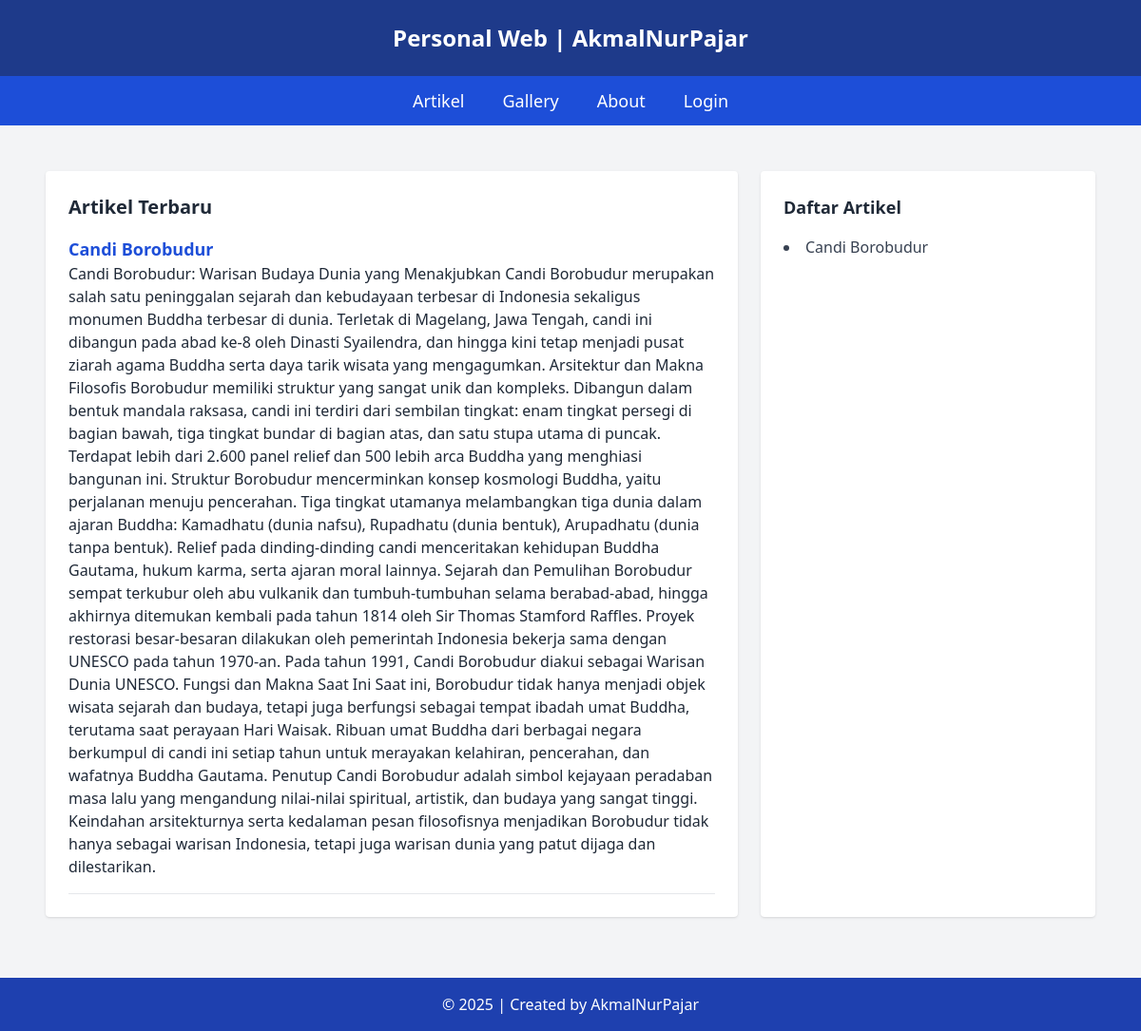
The page / on the database its author committed.
### tables this page shows
CREATE TABLE `tbl_artikel` (
  `id_artikel` int(5) NOT NULL,
  `nama_artikel` text NOT NULL,
  `isi_artikel` text NOT NULL
);

### index.php (the view, shortened to what this page needs)
<?php include "koneksi.php"; ?>
<!DOCTYPE html>
<html lang="en">
<head>
    <script src="https://cdn.tailwindcss.com"></script>
</head>
<body class="bg-gray-100 text-gray-800 font-sans">
<header class="bg-blue-900 text-white text-center p-6 text-2xl font-bold">
Personal Web | AkmalNurPajar
</header>
<nav class="bg-blue-700 text-white py-3">
    <ul class="flex justify-center space-x-10 font-medium text-lg">
        <li><a href="index.php" class="hover:underline">Artikel</a></li>
        <li><a href="gallery.php" class="hover:underline">Gallery</a></li>
        <li><a href="about.php" class="hover:underline">About</a></li>
        <li><a href="admin/login.php" class="hover:underline">Login</a></li>
    </ul>
</nav>
<main class="max-w-6xl mx-auto p-6 grid grid-cols-1 md:grid-cols-3 gap-6
mt-6">
<section class="md:col-span-2 bg-white p-6 rounded shadow">
    <h2 class="text-xl font-bold mb-4">Artikel Terbaru</h2>
    <div class="space-y-4">
<?php
$sql = "SELECT * FROM tbl_artikel ORDER BY id_artikel DESC";
$query = mysqli_query($db, $sql);
while ($data = mysqli_fetch_array($query)) {
    echo "<div class='border-b pb-4'>";
    echo "<h3 class='text-lg font-semibold text-blue-700'>" .
    htmlspecialchars($data['nama_artikel']) . "</h3>";
    echo "<p>" . htmlspecialchars($data['isi_artikel']) . "</p>";
    echo "</div>";
}
?>
</div>
</section>
<aside class="bg-white p-6 rounded shadow">
    <h2 class="text-lg font-bold mb-4">Daftar Artikel</h2>
    <ul class="space-y-2 list-disc list-inside text-gray-700">
        <?php
        $sql = "SELECT * FROM tbl_artikel ORDER BY id_artikel DESC";
        $query = mysqli_query($db, $sql);
        while ($data = mysqli_fetch_array($query)) {
            echo "<li>" . htmlspecialchars($data['nama_artikel']) . "</li>";
        }
        ?>
    </ul>
</aside>
</main>
<footer class="bg-blue-800 text-white text-center py-4 mt-10">
&copy; <?php echo date('Y'); ?> | Created by AkmalNurPajar
</footer>
</body>
</html>

### rows shown on the page
tbl_artikel: nama_artikel "Candi Borobudur", isi_artikel "Candi Borobudur: Warisan Budaya Dunia yang Menakjubkan Candi Borobudur merupakan salah satu peninggalan sejarah dan kebudayaan terbesar di Indonesia sekaligus monumen Buddha terbesar di dunia. Terletak di Magelang, Jawa Tengah, candi ini dibangun pada abad ke-8 oleh Dinasti Syailendra, dan hingga kini tetap menjadi pusat ziarah agama Buddha serta daya tarik wisata yang mengagumkan. Arsitektur dan Makna Filosofis Borobudur memiliki struktur yang sangat unik dan kompleks. Dibangun dalam bentuk mandala raksasa, candi ini terdiri dari sembilan tingkat: enam tingkat persegi di bagian bawah, tiga tingkat bundar di bagian atas, dan satu stupa utama di puncak. Terdapat lebih dari 2.600 panel relief…"
